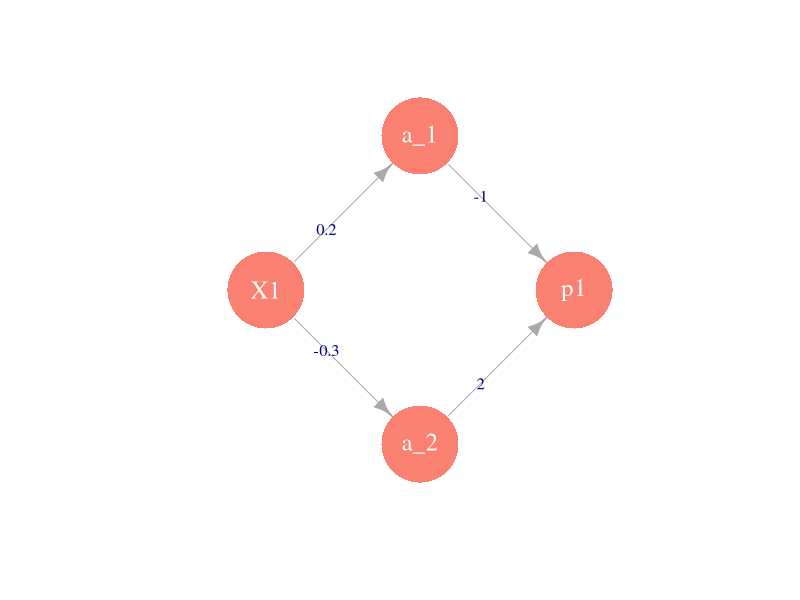

Recreate this plot in R.
## ---- chunk 1
library(igraph)
 gr <- graph(c(1,2,1,3,2,4,3,4))
 plot(gr, layout = matrix(c(-2,0,0,1,0,-1,2,0), byrow=T, ncol=2),
      vertex.label=c('X1','a_1','a_2','p1'), 
      vertex.size=50, vertex.color='salmon', vertex.label.cex=1.5,
   vertex.label.color='white',vertex.frame.color=NA,
    edge.label=c(0.2,-0.3,-1,2)
   )
